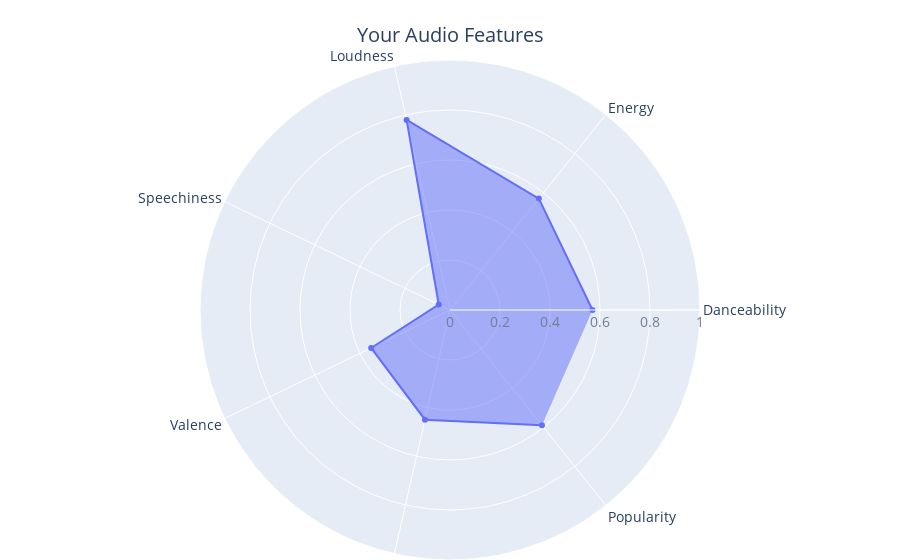

Notebook code for this chart:
### Code cell
import plotly.graph_objs as go


# Create radar chart
fig = go.Figure(data=go.Scatterpolar(
    r=list(round(music_feature.median(),2)),
    theta=['Danceability', 'Energy', 'Loudness', 'Speechiness', 'Valence','Tempo','Popularity'],
    fill='toself'
))

# Update chart layout
fig.update_layout(
    polar=dict(
        radialaxis=dict(
            # gridcolor="skyblue",
            visible=True,
            range=[0,1],
            tickfont=dict(color='slategrey')
        )),
    showlegend=False,
    title={'text': "Your Audio Features", 'x': 0.5, 'y': 0.95},
    margin=dict(l=0, r=0, t=60, b=0),
    font=dict(size=14)
)
# sandybrown, seagreen, seashell, sienna, silver,
#             skyblue, slateblue, slategray, slategrey, snow,
#             springgreen, steelblue, tan, teal, thistle, tomato,
#             turquoise, violet, wheat, white, whitesmoke,
#             yellow, yellowgreen
# Show chart
fig.show()

#change the website color
# from IPython.display import display, HTML
# display(HTML('<style>body{background-color: white;}</style>'))

### Figure 1 — Plotly figure (JSON) as saved in the notebook; plotly's stock layout.template omitted (floating-point values rounded to 4 significant figures)
{"data": [{"fill": "toself", "r": [0.57, 0.57, 0.78, 0.05, 0.35, 0.45, 0.59], "theta": ["Danceability", "Energy", "Loudness", "Speechiness", "Valence", "Tempo", "Popularity"], "type": "scatterpolar"}], "layout": {"font": {"size": 14}, "margin": {"b": 0, "l": 0, "r": 0, "t": 60}, "polar": {"radialaxis": {"range": [0, 1], "tickfont": {"color": "slategrey"}, "visible": true}}, "showlegend": false, "title": {"text": "Your Audio Features", "x": 0.5, "y": 0.95}}}
